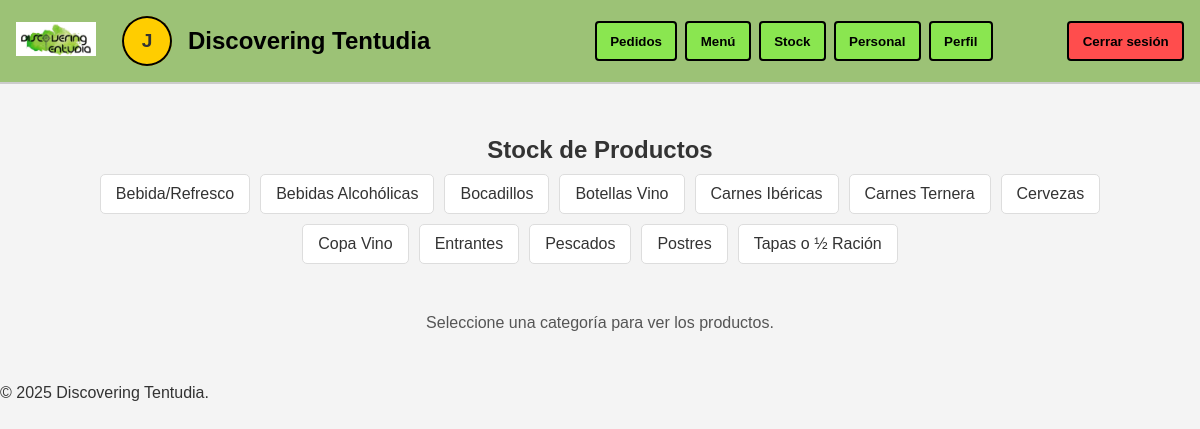
The page /stock/ (signed in) on the database its author committed.
### tapAppGestion/models.py (models this page shows, shortened)
class Producto(models.Model):
    CATEGORIAS = (
        ('Cervezas', 'Cervezas'),
        ('Bebida/Refresco', 'Bebida/Refresco'),
        ('Copa Vino', 'Copa Vino'),
        ('Botellas Vino', 'Botellas Vino'),
        ('Fuera de Carta', 'Fuera de Carta'),
        ('Pan', 'Pan'),
        ('Tapas o ½ Ración', 'Tapas o ½ Ración'),
        ('Entrantes', 'Entrantes'),
        ('Pescados', 'Pescados'),
        ('Carnes Ibéricas', 'Carnes Ibéricas'),
        ('Carnes Ternera', 'Carnes Ternera'),
        ('Bocadillos', 'Bocadillos'),
        ('Postres', 'Postres'),
        ('Cafés', 'Cafés'),
        ('Bebidas Alcohólicas', 'Bebidas Alcohólicas'),
        ('Desayunos', 'Desayunos'),
        ('Oferta del día', 'Oferta del día'),
    )
    nombre = models.CharField(max_length=100)
    categoria = models.CharField(max_length=50, choices=CATEGORIAS)
    precio = models.DecimalField(max_digits=6, decimal_places=2)
    imagen = models.ImageField(upload_to='productos/', blank=True, null=True)
    cantidad = models.PositiveIntegerField(default=0)  # Campo para la cantidad en el almacén

### tapAppGestion/views.py (the view, shortened to what this page needs)
# urls.py: path('stock/', views.stock, name='stock'),  # Nueva URL para la vista stock
@login_required
def stock(request):
    categoria_seleccionada = request.GET.get('categoria', None)
    productos = Producto.objects.exclude(categoria__in=['Cafés', 'Pan']).order_by('categoria')
    productos_por_categoria = {}
    for producto in productos:
        if producto.categoria not in productos_por_categoria:
            productos_por_categoria[producto.categoria] = []
        productos_por_categoria[producto.categoria].append(producto)
    categorias = list(productos_por_categoria.keys())
    productos_filtrados = productos_por_categoria.get(categoria_seleccionada, []) if categoria_seleccionada else []
    return render(request, 'stock.html', {
        'productos_por_categoria': productos_por_categoria,
        'categorias': categorias,
        'productos_filtrados': productos_filtrados,
        'categoria_seleccionada': categoria_seleccionada
    })

### tapAppGestion/templates/stock.html (shortened to what this page needs)
{% extends 'base.html' %}
{% load static %}
{% block content %}
    <link rel="stylesheet" type="text/css" href="{% static 'css/stylesStock.css' %}">
    <h2>Stock de Productos</h2>
    <nav class="navbar">
        <ul class="navbar">
            {% for categoria in categorias %}
                <li class="{% if categoria == categoria_seleccionada %}active{% endif %}">
                    <a href="?categoria={{ categoria }}">{{ categoria }}</a>
                </li>
            {% endfor %}
        </ul>
    </nav>
    <div class="productos">
        {% if productos_filtrados %}
            {% for producto in productos_filtrados %}
                <div class="categoria">
                    <form method="post" action="{% url 'stock' %}">
                        {% csrf_token %}
                        <div class="producto">
                            <span>{{ producto.nombre }} - {{ producto.precio }}€</span>
                            <input type="number" name="cantidad" value="{{ producto.cantidad }}" min="0">
                            <input type="hidden" name="producto_id" value="{{ producto.id }}">
                            <button type="submit">Actualizar</button>
                        </div>
                        {% if producto.cantidad < 10 %}
                            <p class="reponer">Necesita reponer</p>
                        {% endif %}
                    </form>
                </div>
            {% endfor %}
        {% else %}
            <p class="no-productos">Seleccione una categoría para ver los productos.</p>
        {% endif %}
    </div>
{% endblock %}

### tapAppGestion/templates/base.html (shortened to what this page needs)
{% load static %}
<!DOCTYPE html>
<html lang="es">
<head>
    <link rel="stylesheet" type="text/css" href="{% static 'css/stylesIndex.css' %}">
</head>
<body>
    <header>
        <div class="header-left">
            <a href="{% url 'index' %}">
                <img src="{% static 'images/logo_blanco.jpeg' %}" alt="Logo Discovering Tentudia" class="logo">
            </a>
            <a href="{% url 'profile' %}" style="text-decoration: none;">
                <div class="user-circle">{{ user.first_name|slice:":1" }}</div>
            </a>
            <h1>Discovering Tentudia</h1>
        </div>
        <nav>
            <button>Pedidos</button>
            <a href="{% url 'menu' %}">
                <button>Menú</button>
            </a>
            <a href="{% url 'stock' %}">
                <button>Stock</button>
            </a>
            <a href="{% url 'personal' %}">
            <button>Personal</button>
            </a>
            <a href="{% url 'profile' %}">
                <button>Perfil</button>
            </a>
            <a href="{% url 'salir' %}">
                <button class="logout-button">Cerrar sesión</button>
            </a>
        </nav>
    </header>
    <main>
        {% block content %}
        {% endblock %}
    </main>
    <footer>
        <p>&copy; 2025 Discovering Tentudia.</p>
    </footer>
</body>
</html>

### tapAppGestion/static/css/stylesIndex.css (style rules this page uses)
* { margin: 0; padding: 0; box-sizing: border-box; }
body { font-family: Arial, sans-serif; background-color: #fff; color: #333; }
header { display: flex; align-items: center; justify-content: space-between; padding: 1em; border-bottom: 2px solid #ccc; }
header h1 { font-weight: bold; font-size: 24px; color: black; }
.header-left { display: flex; align-items: center; gap: 1em; }
.user-circle { width: 50px; height: 50px; border-radius: 50%; background-color: #ffcd00; display: flex; align-items: center; justify-content: center; font-weight: bold; font-size: 1.2rem; color: #333; box-shadow: 0 0 0 2px #000 inset; }
h1 { font-size: 1.2rem; font-weight: normal; }
nav { display: flex; gap: 0.5em; }
nav button { background-color: #8ae650; border: 2px solid #000; color: #000; font-weight: bold; padding: 0.8em 1em; cursor: pointer; border-radius: 4px; }
.logout-button { background-color: #ff4d4d; margin-left: 5em; }
main { position: relative; padding: 2em; display: flex; flex-direction: column; align-items: center; }
.logo { width: 80px; height: auto; margin-right: 10px; }

### tapAppGestion/static/css/stylesStock.css (style rules this page uses)
body { font-family: Arial, sans-serif; background-color: #f4f4f4; margin: 0; padding: 0; }
h2 { text-align: center; color: #333; margin-top: 20px; }
.navbar { display: flex; justify-content: center; flex-wrap: wrap; gap: 10px; padding: 10px; }
.navbar ul { list-style-type: none; padding: 0; display: flex; flex-wrap: wrap; gap: 10px; justify-content: center; }
.navbar li { margin: 0; }
.navbar a { text-decoration: none; color: #333; padding: 10px 15px; border: 1px solid #ddd; border-radius: 5px; background-color: #fff; transition: background-color 0.3s ease; white-space: nowrap; display: inline-block; }
.productos { display: flex; flex-wrap: wrap; justify-content: center; margin: 20px; }
.no-productos { text-align: center; color: #555; margin-top: 20px; }

### tapAppGestion/templates/base.html (style rules this page uses)
header { background-color: #9cc276; }

### rows shown on the page
Producto: categorias "Bebida/Refresco"
Producto: categorias "Bebidas Alcohólicas"
Producto: categorias "Bocadillos"
Producto: categorias "Botellas Vino"
Producto: categorias "Carnes Ibéricas"
Producto: categorias "Carnes Ternera"
Producto: categorias "Cervezas"
Producto: categorias "Copa Vino"
Producto: categorias "Entrantes"
Producto: categorias "Pescados"
Producto: categorias "Postres"
Producto: categorias "Tapas o ½ Ración"

### other values the page prints
{{ user.first_name|slice:":1" }} "J"
